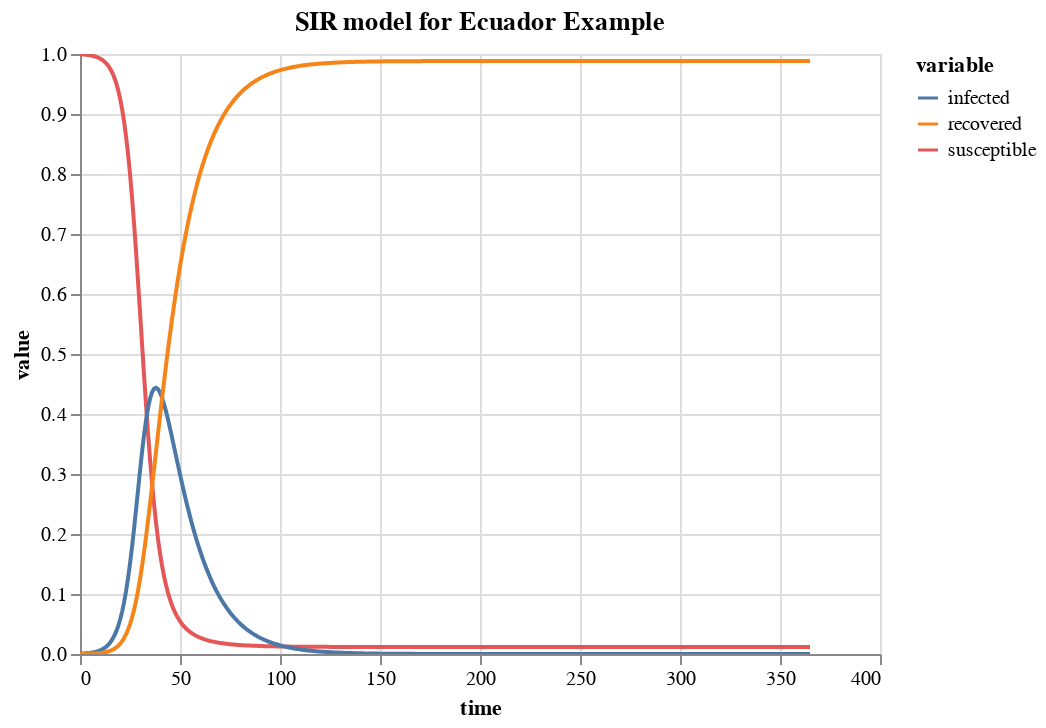

Notebook code for this chart:
### Markdown cell above
Por último graficamos los datos utilizando la libreria **altair** la cual nos permite hacer la gráfica un poco más interáctive y con un mejor diseño. Con esta gráfica podemos darnos cuenta que a medida que se aumenta el número de infectados, el número de recuperados también aumenta por lo que por consiguiente, el número de personas susceptibles también tiende a bajar a medida que aumentan los recuperados y bajan las infecciones.

### Code cell
alt.Chart(df.melt('time')).mark_line().encode(
    x='time',
    y=alt.Y('value'),
    color='variable'
).properties(
    title='SIR model for Ecuador Example'
).interactive()

### Figure 1 — Vega-Lite specification as saved in the notebook (floating-point values rounded to 4 significant figures; data arrays with more than 128 entries replaced by an {"elided": "..."} marker saying what was removed)
{"config": {"view": {"continuousWidth": 400, "continuousHeight": 300}}, "data": {"name": "data-fc137fe401ea544c34f7a6acfdba8629"}, "mark": "line", "encoding": {"color": {"type": "nominal", "field": "variable"}, "x": {"type": "quantitative", "field": "time"}, "y": {"type": "quantitative", "field": "value"}}, "selection": {"selector002": {"type": "interval", "bind": "scales", "encodings": ["x", "y"]}}, "title": "SIR model for Ecuador Example", "$schema": "https://vega.github.io/schema/vega-lite/v4.8.1.json", "datasets": {"data-fc137fe401ea544c34f7a6acfdba8629": {"elided": "1095 records"}}}
